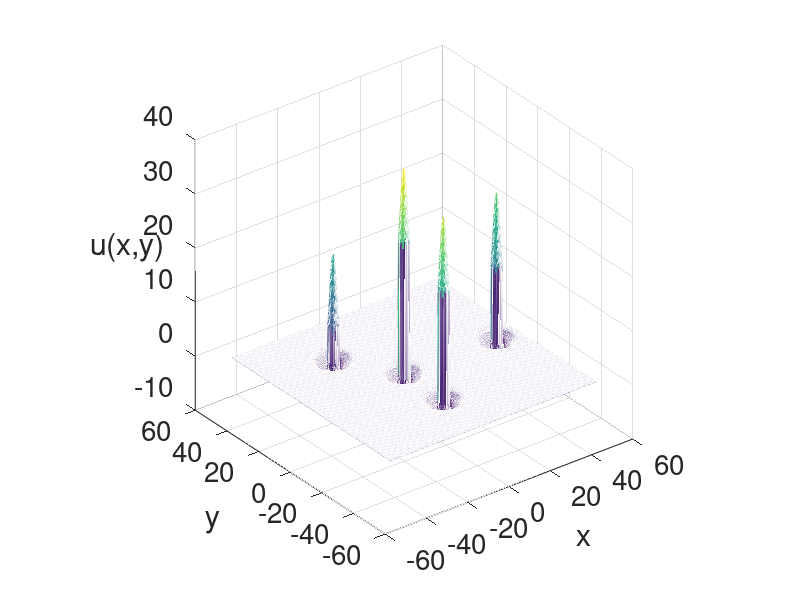
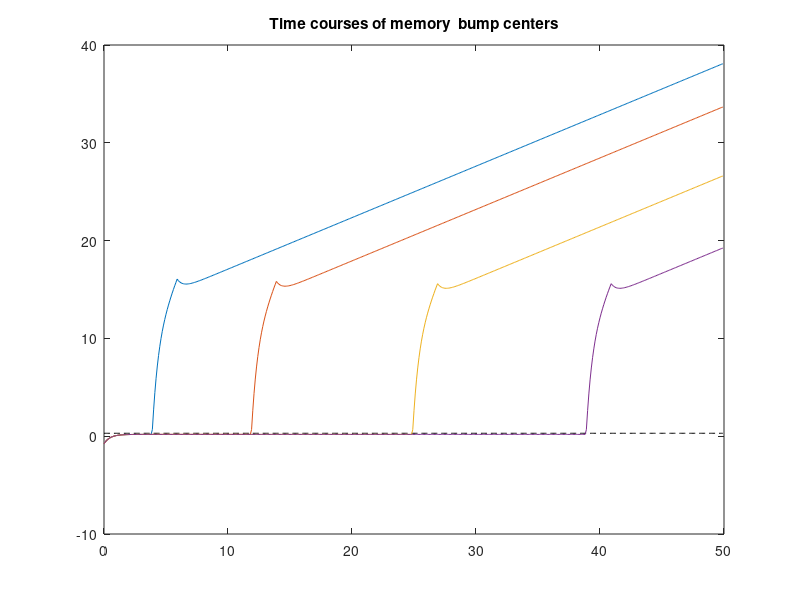

Reproduce these figures in MATLAB, in order.
% This code uses a forward Euler method to simulate the two field model
% with inputs in two spatial dimensions.
%
% An activation gradient established in the two field model encodes serial
% order of memorized inputs.
%
% The recall of learned sequence is done in the file
% 'Two_field_model_2D_recall_sequence.m'
%
% For details see 'A neural integrator model for planning and value-based
% decision making of a robotics assistant' by W. Wojtak et al.
%
% (c) Weronika Wojtak, March 2023

%% Cleaning
clear; clc;

%% Space
L = 50; N = 500; dx = 2*L/N; x  = (-L+(0:N-1)*dx)';
[X,Y] = meshgrid(x,x); halfField = floor(N/2);

%% Time
T = 50; dt = 0.1; tspan = 0:dt:T-dt; M = numel(tspan);

%% Initialize fields
u_field = -1 * ones(N,N,'single'); v_field = 0.25 - u_field;

%% utils
sigmoid = @(x,beta,theta) 1 ./ (1 + exp(-beta*(x-theta)));
gauss = @(x,mu,sigma) exp(-0.5 * (x-mu).^2 / sigma^2);

%% Set up kernel
wmex = @(x,A,A_inh,sigma_exc,sigma_inh,w_inh)  A * gauss(x, 0, sigma_exc) - A_inh * gauss(x, 0, sigma_inh) - w_inh;
W2d = wmex(sqrt(X.^2 + Y.^2),7,4,1.5,2.5,0.0);  wHat2d = fft2(W2d);

%% Parameters
beta = 1000; theta = 0.3; tau_u = 1;

%% Input in time
targets = [50, 45;
            25, 45;
            50, 90;
            75, 30];

gaussian2d = gauss(sqrt(X.^2 + Y.^2),0,1);
Input = zeros(N,N,M,'single');
Input1 = zeros(N,N); Input2 = zeros(N,N); Input3 = zeros(N,N); Input4 = zeros(N,N);

%% Constant input
Input_const = 1;

%% Transient inputs
A_input = 5.0; % input amplitude

Input_temp = gaussian2d(halfField-10/dx:halfField+10/dx, halfField-10/dx:halfField+10/dx);

Input1((targets(1,1)-10)/dx+1:(targets(1,1)+10)/dx+1,(targets(1,2)-10)/dx+1:(targets(1,2)+10)/dx+1) = A_input*Input_temp;
Input2((targets(2,1)-10)/dx+1:(targets(2,1)+10)/dx+1,(targets(2,2)-10)/dx+1:(targets(2,2)+10)/dx+1) = A_input*Input_temp;
Input3((targets(3,1)-10)/dx:(targets(3,1)+10)/dx,(targets(3,2)-10)/dx:(targets(3,2)+10)/dx) = A_input*Input_temp;
Input4((targets(4,1)-10)/dx:(targets(4,1)+10)/dx,(targets(4,2)-10)/dx:(targets(4,2)+10)/dx) = A_input*Input_temp;

inpLength = 2/dt + 1;

Input(:,:,floor(4/dt):floor(6/dt)) = repmat(Input1,[1 1 inpLength]);
Input(:,:,floor(12/dt):floor(14/dt)) = repmat(Input2,[1 1 inpLength]);
Input(:,:,floor(25/dt):floor(27/dt)) = repmat(Input3,[1 1 inpLength]);
Input(:,:,floor(39/dt):floor(41/dt)) = repmat(Input4,[1 1 inpLength]);

% for saving the activity of bump centers in the u-field
tc2save = zeros(4,M);

%% Main loop
for i = 1:M
    
    f = sigmoid(u_field,beta,theta);  fHat = fft2(f);
    convolution = (2*L/N)^2*ifftshift(real(ifft2(wHat2d .* fHat)));
    u_field = u_field + dt/tau_u * (-u_field + convolution + v_field + Input(:,:,i) + f.*Input_const);
    v_field = v_field + dt/tau_u * (-v_field - convolution + u_field);
    
    % if mod(i,10)==0
    %     disp(['t =  ',num2str(i*dt)])
    %     mesh(x,x,u_field),
    %     drawnow; hold off
    % end
    
    tc2save(1,i) = u_field(252,227);
    tc2save(2,i) = u_field(127,228);
    tc2save(3,i) = u_field(252,452);
    tc2save(4,i) = u_field(377,152);
end

% save sequence memory
u_fieldFinal = u_field;
save('memory_gradient_2D.mat','u_fieldFinal');

%% Plot results
% plot end state of memory field
figure;
mesh(x,x,u_field), axis square, view(3)
ylabel ('y'), xlabel ('x'), zlabel ('u(x,y)')
set(get(gca,'ZLabel'),'Rotation',0)
set(gca,  'FontSize', 20), hold off

% plot time courses
figure;
plot(tspan,theta*ones(1,M),'--k'), hold on
plot(tspan,tc2save), hold on
title('Time courses of memory  bump centers')


